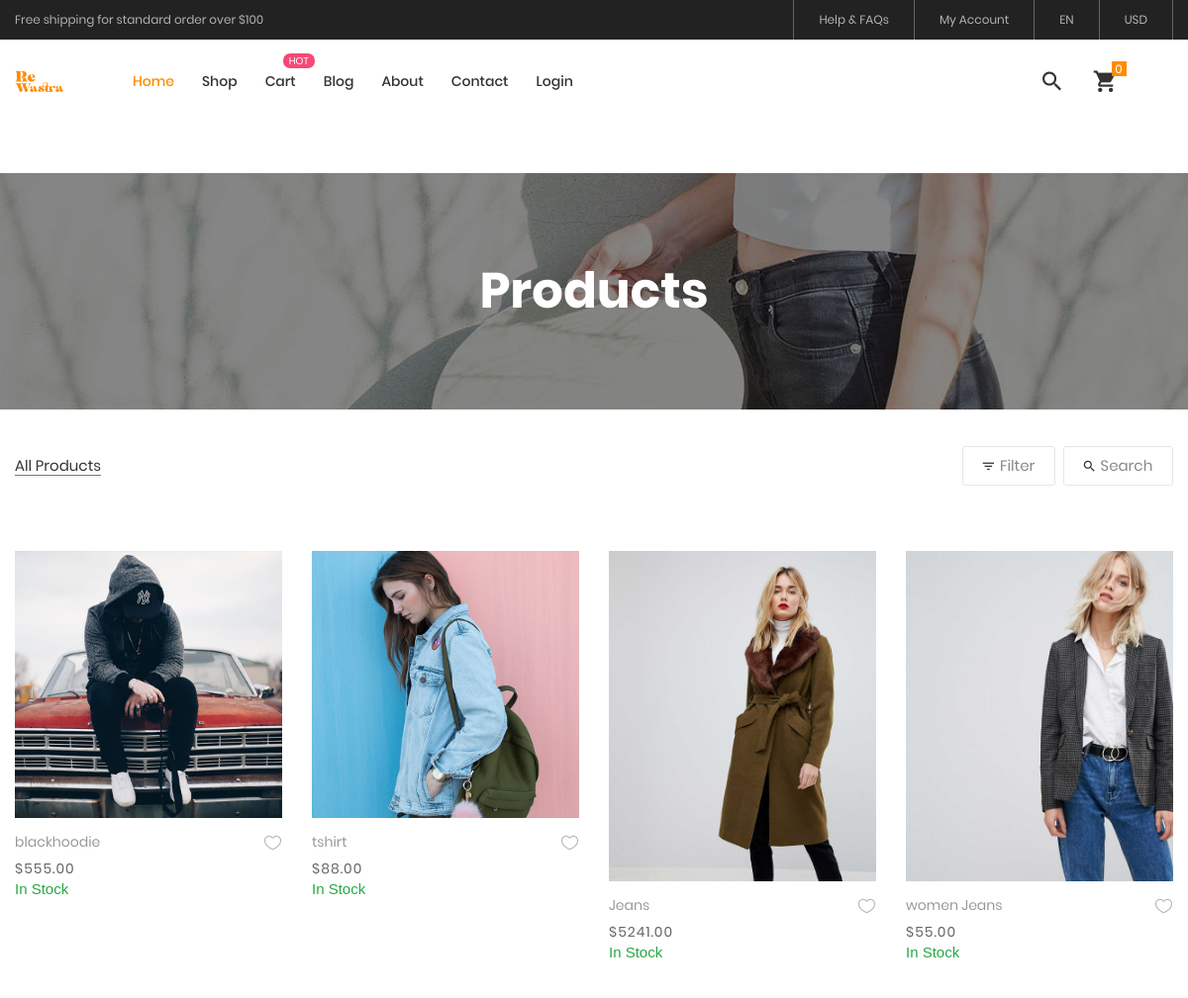
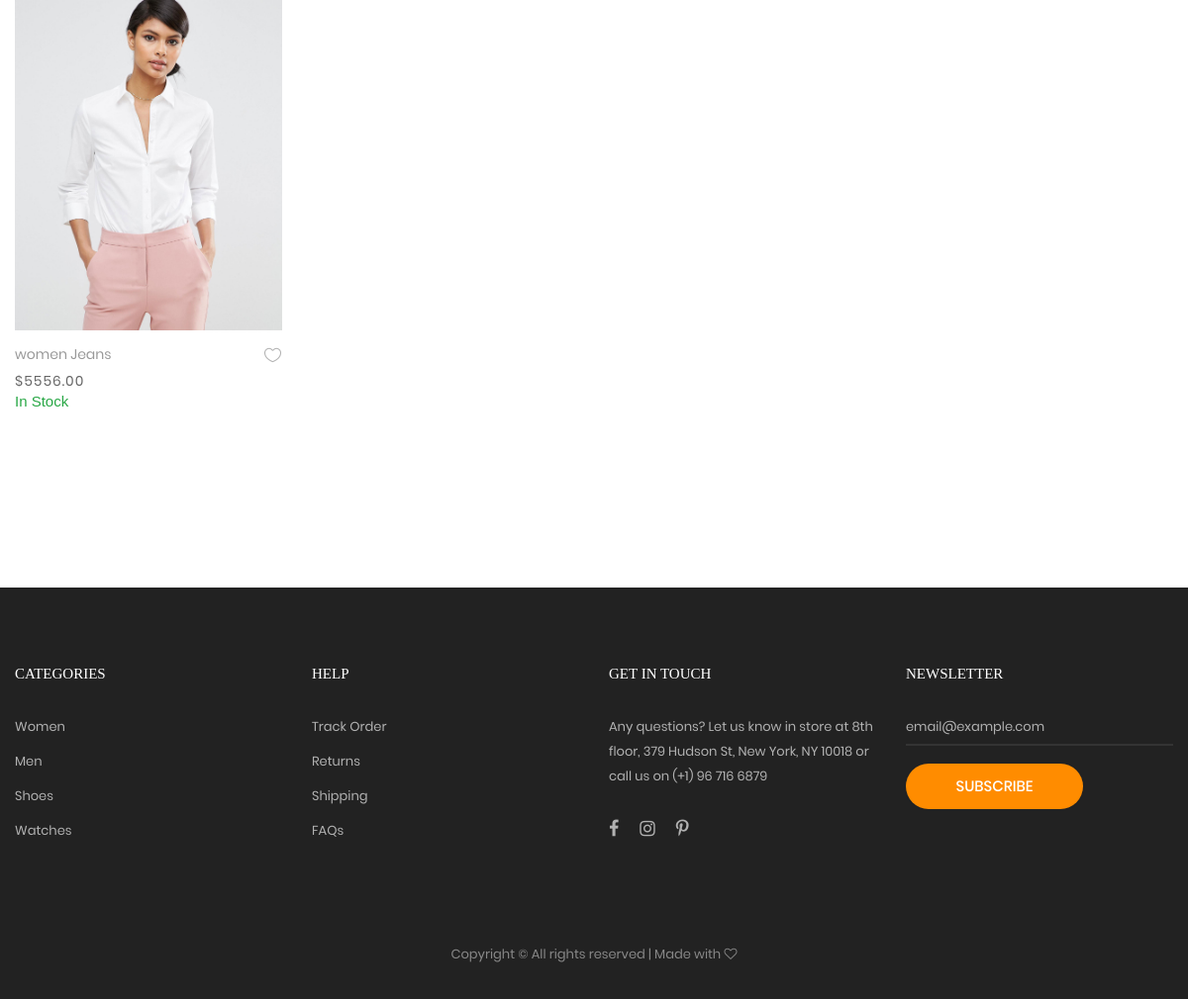
Screenshot of /productshop/ with the database file from the repository (2 pictures, top to bottom).
### sell/models.py (models this page shows, shortened)
class Product(models.Model):
    STATUS_CHOICES = [
        ('s', 'S'),
        ('m', 'M'),
        ('l', 'L'),
        ('xl', 'XL'),  # Consider adding a delivered status
    ]
    GENDER_CHOICES = [
        ('men', 'Men'),
        ('women', 'Women'),
        ('accessories', 'Accessories'),  # Consider adding a delivered status
    ]
    name = models.CharField(max_length=100)
    user = models.ForeignKey(CustomUser, on_delete=models.CASCADE, null=True, blank=True)
    description = models.TextField()
    price = models.DecimalField(max_digits=8, decimal_places=2)
    category = models.ForeignKey(Category, on_delete=models.CASCADE)
    material = models.ForeignKey(Material, on_delete=models.CASCADE, null=True, blank=True)
    discount = models.PositiveIntegerField(default=0, null=True, blank=True)
    image = models.ImageField(upload_to='static/products', null=True, blank=True)
    size = models.CharField(max_length=20,choices=STATUS_CHOICES, default='s')
    gender= models.CharField(max_length=20,choices=GENDER_CHOICES, default='men')
    created_at = models.DateTimeField(auto_now_add=True)
    stock_quantity = models.PositiveIntegerField(default=0)

### sell/views.py (the view, shortened to what this page needs)
# urls.py: path('productshop/', views.Productshop,name='product_shop'),
def Productshop(request):
    product = Product.objects.all()
    cart_items = CartItem.objects.all()
    total_cart_items = cart_items.count()
    category_obj=Category.objects.all()
    material_obj=Material.objects.all()
    sort_option=request.GET.get('sorted')
    search = request.GET.get('search')
    categories = request.GET.getlist('category') # Update the parameter name here to 'amentities'
    materials = request.GET.getlist('material') # Update the parameter name here to 'amentities'
    if sort_option == '2':  # High Price → Low Price
        product = product.order_by('-price')
    elif sort_option == '3':  # Low Price → High Price
        product = product.order_by('price')
    if search:
        product = product.filter(
            Q(name__icontains=search)|
            Q(category__name__icontains=search)
        )
    if categories:
        product = product.filter(category__name__in=categories)
    if materials:
        product = product.filter(material__name__in=materials)
    total_cart_items = 0
    total_message_items = 0
    total_price = 0
    cart_items = []
    total_amount = sum(cart_item.total_price for cart_item in cart_items) if cart_items else 0
    context = {
        'product': product,
        'category_obj': category_obj,
        'material_obj': material_obj,
        'total_price': total_price,
        'total_amount': total_amount,
        'cart_items': cart_items,
        'total_message_items': total_message_items,
        'total_cart_items': total_cart_items,
        'search': search,
        'categories': categories,  # Add this count to the context
    }
    return render(request, 'product-shop.html',context)

### templates/product-shop.html (shortened to what this page needs)
{% extends "base.html" %}
{% load static %}
{% block content %}
<br>
<br>
<br>
<br>
<br>
<br>
<section class="bg-img1 txt-center p-lr-15 p-tb-92" style="background-image: url('{% static 'images/bg-01.jpg' %}');">
	<h2 class="ltext-105 cl0 txt-center">
		Products
	</h2>
</section>
	<div class="bg0 m-t-23 p-b-140">
		<div class="container">
			<div class="flex-w flex-sb-m p-b-52">
				<div class="flex-w flex-l-m filter-tope-group m-tb-10">
					<button class="stext-106 cl6 hov1 bor3 trans-04 m-r-32 m-tb-5 how-active1" data-filter="*">
						All Products
					</button>
				</div>
				<div class="flex-w flex-c-m m-tb-10">
					<div class="flex-c-m stext-106 cl6 size-104 bor4 pointer hov-btn3 trans-04 m-r-8 m-tb-4 js-show-filter">
						<i class="icon-filter cl2 m-r-6 fs-15 trans-04 zmdi zmdi-filter-list"></i>
						 Filter
					</div>
					<div class="flex-c-m stext-106 cl6 size-105 bor4 pointer hov-btn3 trans-04 m-tb-4 js-show-search">
						<i class="icon-search cl2 m-r-6 fs-15 trans-04 zmdi zmdi-search"></i>
						Search
					</div>
				</div>
			</div>
			<div class="row isotope-grid">
				{% for item in product %}
				<div class="col-sm-6 col-md-4 col-lg-3 p-b-35 isotope-item women">
					<div class="block2">
						<div class="block2-pic hov-img0">
							<img src="{{item.image.url}}" alt="IMG-PRODUCT">
						</div>
						<div class="block2-txt flex-w flex-t p-t-14">
							<div class="block2-txt-child1 flex-col-l ">
								<a href="{% url "product_detail" item.id %}" class="stext-104 cl4 hov-cl1 trans-04 js-name-b2 p-b-6">
									{{item.name}}
								</a>
								<span class="stext-105 cl3">
									${{item.price}}
								</span>
									{% if item.stock_quantity > 0 %}
									<p class="sale text-success">In Stock</p>
									{% else %}
									<p class="sale text-danger">Out of Stock</p>
									{% endif %}
							</div>
							<div class="block2-txt-child2 flex-r p-t-3">
								<a href="#" class="btn-addwish-b2 dis-block pos-relative js-addwish-b2">
									<img class="icon-heart1 dis-block trans-04" src="{% static 'images/icons/icon-heart-01.png' %}" alt="ICON">
								</a>
							</div>
						</div>
					</div>
				</div>
				{% endfor %}
			</div>
		</div>
	</div>
{% endblock %}

### static/css/main.css (style rules this page uses)
.container { max-width: 1380px; }
@media (max-width: 1600px) { .container { max-width: 1200px; } }
.block2-pic { position: relative; }
.block2-txt-child1 { width: calc(100% - 30px); }
.block2-txt-child2 { width: 30px; }
.cl0 { color: #fff; }
.cl2 { color: #333; }
.cl3 { color: #666; }
.cl4 { color: #999; }
.cl6 { color: #888; }
.stext-104 { font-family: Poppins-Regular; font-size: 14px; line-height: 1.466667; }
.stext-105 { font-family: Poppins-Regular; font-size: 14px; line-height: 1.466667; letter-spacing: 1px; }
.stext-106 { font-family: Poppins-Regular; font-size: 15px; line-height: 1.2; }
.ltext-105 { font-family: Poppins-Bold; font-size: 50px; line-height: 1.1; }
.size-104 { min-width: 94px; height: 40px; }
.size-105 { min-width: 111px; height: 40px; }
.bg0 { background-color: #fff; }
.bg-img1 { background-size: cover; background-position: center center; background-repeat: no-repeat; }
.bor3 { border-bottom: 1px solid transparent; }
.bor4 { border: 1px solid #e6e6e6; border-radius: 3px; }
.how-active1 { color: #333; border-color: #797979; }
.hov-img0 { display: block; overflow: hidden; }
.hov-img0 img { width: 100%; -webkit-transition: transform 0.9s ease; -o-transition: transform 0.9s ease; -moz-transition: transform 0.9s ease; transition: transform 0.9s ease; }

### rows the page displays
Product: image (picture), name "blackhoodie", price "555.00", stock_quantity "In Stock"
Product: image (picture), name "tshirt", price "88.00", stock_quantity "In Stock"
Product: image (picture), name "Jeans", price "5241.00", stock_quantity "In Stock"
Product: image (picture), name "women Jeans", price "55.00", stock_quantity "In Stock"
Product: image (picture), name "women Jeans", price "5556.00", stock_quantity "In Stock"
